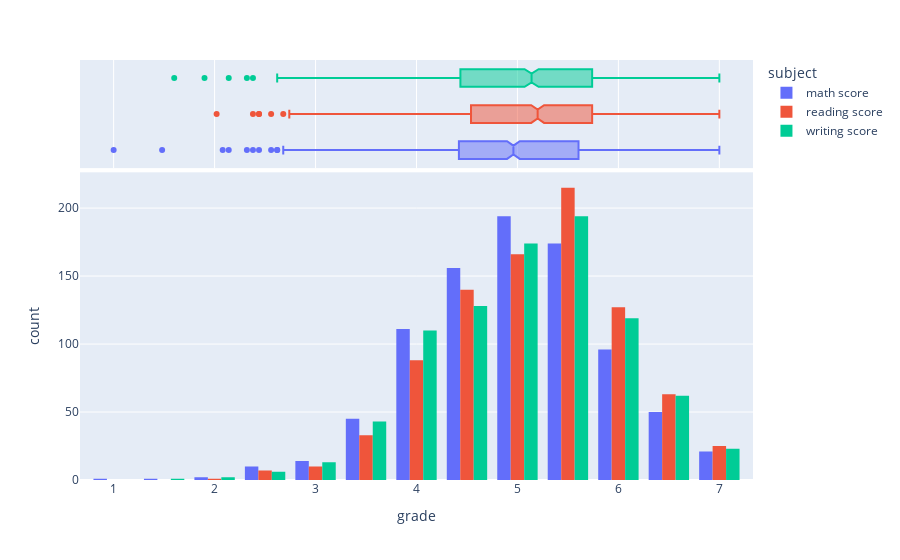

Source (notebook cell):
### Markdown cell above
**Histograma con Boxplots:**

### Code cell
px.histogram(
    df_melt,
    x="grade",
    color="subject",
    marginal="box",
    barmode="group",
    nbins=30
)

### Figure 1 — Plotly figure (JSON) as saved in the notebook; plotly's stock layout.template omitted (floating-point values rounded to 4 significant figures; data arrays with more than 128 entries replaced by an {"elided": "..."} marker saying what was removed)
{"data": [{"alignmentgroup": "True", "bingroup": "x", "hovertemplate": "subject=math score<br>grade=%{x}<br>count=%{y}<extra></extra>", "legendgroup": "math score", "marker": {"color": "#636efa", "pattern": {"shape": ""}}, "name": "math score", "nbinsx": 30, "offsetgroup": "math score", "orientation": "v", "showlegend": true, "type": "histogram", "x": {"elided": "875 float values"}, "xaxis": "x", "yaxis": "y"}, {"alignmentgroup": "True", "hovertemplate": "subject=math score<br>grade=%{x}<extra></extra>", "legendgroup": "math score", "marker": {"color": "#636efa"}, "name": "math score", "notched": true, "offsetgroup": "math score", "showlegend": false, "type": "box", "x": {"elided": "875 float values"}, "xaxis": "x2", "yaxis": "y2"}, {"alignmentgroup": "True", "bingroup": "x", "hovertemplate": "subject=reading score<br>grade=%{x}<br>count=%{y}<extra></extra>", "legendgroup": "reading score", "marker": {"color": "#EF553B", "pattern": {"shape": ""}}, "name": "reading score", "nbinsx": 30, "offsetgroup": "reading score", "orientation": "v", "showlegend": true, "type": "histogram", "x": {"elided": "875 float values"}, "xaxis": "x", "yaxis": "y"}, {"alignmentgroup": "True", "hovertemplate": "subject=reading score<br>grade=%{x}<extra></extra>", "legendgroup": "reading score", "marker": {"color": "#EF553B"}, "name": "reading score", "notched": true, "offsetgroup": "reading score", "showlegend": false, "type": "box", "x": {"elided": "875 float values"}, "xaxis": "x2", "yaxis": "y2"}, {"alignmentgroup": "True", "bingroup": "x", "hovertemplate": "subject=writing score<br>grade=%{x}<br>count=%{y}<extra></extra>", "legendgroup": "writing score", "marker": {"color": "#00cc96", "pattern": {"shape": ""}}, "name": "writing score", "nbinsx": 30, "offsetgroup": "writing score", "orientation": "v", "showlegend": true, "type": "histogram", "x": {"elided": "875 float values"}, "xaxis": "x", "yaxis": "y"}, {"alignmentgroup": "True", "hovertemplate": "subject=writing score<br>grade=%{x}<extra></extra>", "legendgroup": "writing score", "marker": {"color": "#00cc96"}, "name": "writing score", "notched": true, "offsetgroup": "writing score", "showlegend": false, "type": "box", "x": {"elided": "875 float values"}, "xaxis": "x2", "yaxis": "y2"}], "layout": {"barmode": "group", "legend": {"title": {"text": "subject"}, "tracegroupgap": 0}, "margin": {"t": 60}, "xaxis": {"anchor": "y", "domain": [0, 1], "title": {"text": "grade"}}, "xaxis2": {"anchor": "y2", "domain": [0, 1], "matches": "x", "showgrid": true, "showticklabels": false}, "yaxis": {"anchor": "x", "domain": [0, 0.7326], "title": {"text": "count"}}, "yaxis2": {"anchor": "x2", "domain": [0.7426, 1], "matches": "y2", "showgrid": false, "showline": false, "showticklabels": false, "ticks": ""}}}
